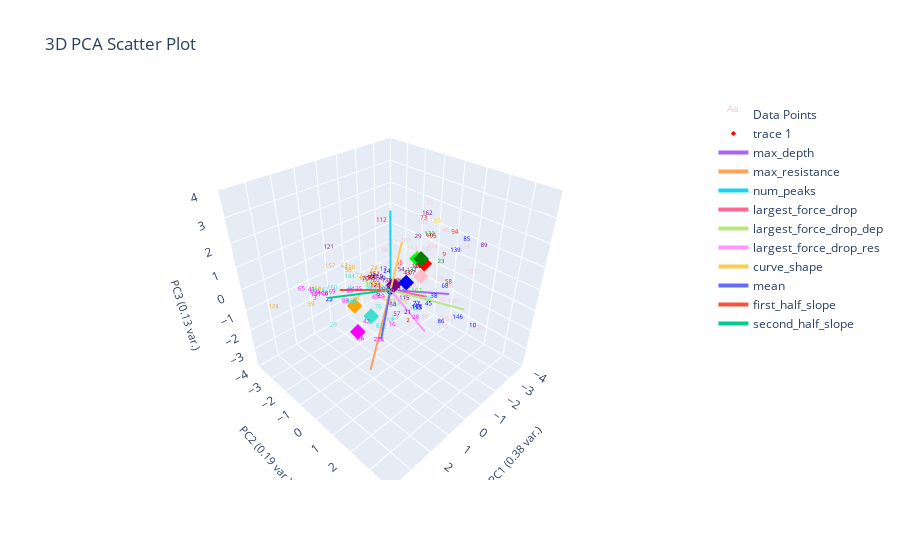

Notebook source saved alongside this figure:
### Markdown cell above
# Plot Corrected Labeling

### Code cell
def correct_pseudo_ylabels_to_actual(pseudo_labeled_data:pd.DataFrame, actual_labeled_data:pd.DataFrame, ylabel_name, changed_ylabel_idxs):
    corrected_pseudo_labeled_data = pseudo_labeled_data.copy()
    corrected_pseudo_labeled_data.loc[changed_ylabel_idxs, f'pseudo_{ylabel_name}'] = actual_labeled_data[ylabel_name]
    corrected_pseudo_labeled_data.loc[changed_ylabel_idxs, f'pseudo_{ylabel_name}_nums'] = actual_labeled_data[f'{ylabel_name}_nums']
    return corrected_pseudo_labeled_data

corrected_pseudo_labeled_data = correct_pseudo_ylabels_to_actual(pseudo_labeled_data, marions_labeled_data, ylabel_name, changed_ylabel_idxs)

plotting.plot_clusters_seperately(corrected_pseudo_labeled_data[f'pseudo_{ylabel_name}_nums'], 
                                  curve_data, ylabel_name, cluster_category_names=list(ylabel_to_cluster_num.keys()), 
                                  pseudo_corrections=marions_labeled_data)
plotting.plot_pca(corrected_pseudo_labeled_data, corrected_pseudo_labeled_data[f'pseudo_{ylabel_name}_nums'], graph_title="Clustering Corrected Pseudo Labeled Data", num_pc=3, ylabel_name=ylabel_name, centroids=label_centroids)

### Figure 1 — Plotly figure (JSON) as saved in the notebook; plotly's stock layout.template omitted (floating-point values rounded to 4 significant figures; data arrays with more than 128 entries replaced by an {"elided": "..."} marker saying what was removed)
{"data": [{"mode": "text", "name": "Data Points", "text": {"elided": "164 str values"}, "textfont": {"color": {"elided": "164 str values"}, "size": 6}, "type": "scatter3d", "x": {"elided": "164 float values"}, "y": {"elided": "164 float values"}, "z": {"elided": "164 float values"}}, {"marker": {"color": ["red", "gold", "blue", "green", "purple", "pink", "turquoise", "orange", "lime", "magenta"], "size": 4, "symbol": "diamond"}, "mode": "markers", "type": "scatter3d", "x": [-1.877, -2.694, -0.3074, -1.254, -0.06807, -1.592, 1.325, 0.662, -2.122, 2.368], "y": [0.005828, -1.022, 0.5114, 0.371, 0.07517, 0.1046, 0.3358, -1.383, -0.5914, 0.7912], "z": [0.3511, -0.2305, 0.4438, 0.9999, 0.2262, -0.07583, -0.3207, -1.133, 0.2171, -0.1541]}, {"marker": {"color": "black", "size": 3}, "mode": "markers", "name": "Origin", "showlegend": false, "type": "scatter3d", "x": [0], "y": [0], "z": [0]}, {"line": {"width": 4}, "mode": "lines+text", "name": "max_depth", "textposition": "top center", "type": "scatter3d", "x": [0, -2.113], "y": [0, 1.179], "z": [0, -0.662]}, {"line": {"width": 4}, "mode": "lines+text", "name": "max_resistance", "textposition": "top center", "type": "scatter3d", "x": [0, 1.707], "y": [0, 0.6337], "z": [0, -2.557]}, {"line": {"width": 4}, "mode": "lines+text", "name": "num_peaks", "textposition": "top center", "type": "scatter3d", "x": [0, -0.7822], "y": [0, -0.787], "z": [0, 2.75]}, {"line": {"width": 4}, "mode": "lines+text", "name": "largest_force_drop", "textposition": "top center", "type": "scatter3d", "x": [0, -1.256], "y": [0, 0.7324], "z": [0, -0.5802]}, {"line": {"width": 4}, "mode": "lines+text", "name": "largest_force_drop_dep", "textposition": "top center", "type": "scatter3d", "x": [0, -1.0], "y": [0, 2.71], "z": [0, 0.001718]}, {"line": {"width": 4}, "mode": "lines+text", "name": "largest_force_drop_res", "textposition": "top center", "type": "scatter3d", "x": [0, 1.175], "y": [0, 2.749], "z": [0, 0.3117]}, {"line": {"width": 4}, "mode": "lines+text", "name": "curve_shape", "textposition": "top center", "type": "scatter3d", "x": [0, 0.9422], "y": [0, 1.443], "z": [0, 3.023]}, {"line": {"width": 4}, "mode": "lines+text", "name": "mean", "textposition": "top center", "type": "scatter3d", "x": [0, 2.062], "y": [0, 1.62], "z": [0, -0.1675]}, {"line": {"width": 4}, "mode": "lines+text", "name": "first_half_slope", "textposition": "top center", "type": "scatter3d", "x": [0, 2.135], "y": [0, -0.3317], "z": [0, 0.9013]}, {"line": {"width": 4}, "mode": "lines+text", "name": "second_half_slope", "textposition": "top center", "type": "scatter3d", "x": [0, 1.831], "y": [0, -1.527], "z": [0, -0.2198]}], "layout": {"autosize": true, "scene": {"aspectmode": "cube", "xaxis": {"range": [-4, 4], "title": {"font": {"size": 11}, "text": "PC1 (0.38 var.)"}}, "yaxis": {"range": [-4, 4], "title": {"font": {"size": 11}, "text": "PC2 (0.19 var.)"}}, "zaxis": {"range": [-4, 4], "title": {"font": {"size": 11}, "text": "PC3 (0.13 var.)"}}}, "title": {"text": "3D PCA Scatter Plot"}}}
